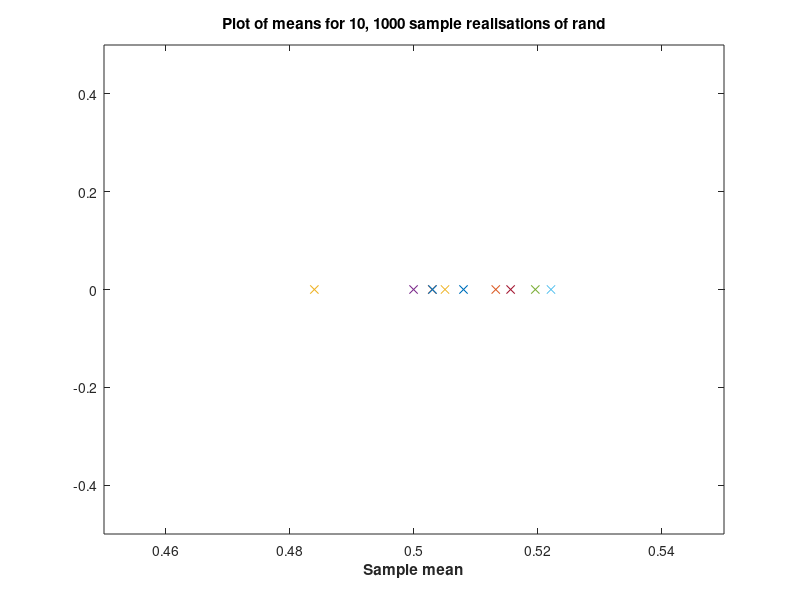

Write MATLAB code to recreate this figure. (Note: this script raises an error after producing the figure.)
means = zeros(1,10);
stds = zeros(1,10);

for i = 1:10
    samples = zeros(1,1000);
    for n = 1:1000
        samples(n) = rand;
        
    end
    means(i)=mean(samples);
    stds(i)=std(samples);
end

figure
plot(means,0, 'x');
title("Plot of means for 10, 1000 sample realisations of rand")
xlabel("Sample mean", 'FontWeight', 'bold')
ylim([-0.5 0.5])
xlim([0.45 0.55])
xline(0.5, 'r', '\mu', 'LineWidth',1,'FontSize', 15, 'FontWeight', 'bold')
grid on;


figure
plot(stds, 0, 'x')
title("Plot of standard deviations for 10, 1000 sample realisations of rand");
xlabel("Sample \sigma", 'FontWeight', 'bold')
ylim([-0.5 0.5])
xlim([0.289-0.05 0.289+0.05])
xline(0.289, 'r', '\sigma', 'LineWidth',1,'FontSize', 15, 'FontWeight', 'bold')
grid on;

